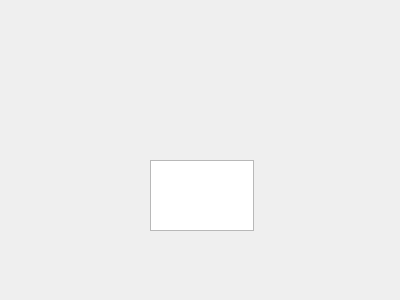
<?xml version="1.0" encoding="UTF-8"?>
<ui version="4.0">
 <class>Form</class>
 <widget class="QWidget" name="Form">
  <property name="geometry">
   <rect>
    <x>0</x>
    <y>0</y>
    <width>400</width>
    <height>300</height>
   </rect>
  </property>
  <property name="windowTitle">
   <string>Form</string>
  </property>
  <widget class="QTextEdit" name="textEdit">
   <property name="geometry">
    <rect>
     <x>150</x>
     <y>160</y>
     <width>104</width>
     <height>71</height>
    </rect>
   </property>
  </widget>
 </widget>
 <resources/>
 <connections/>
</ui>
